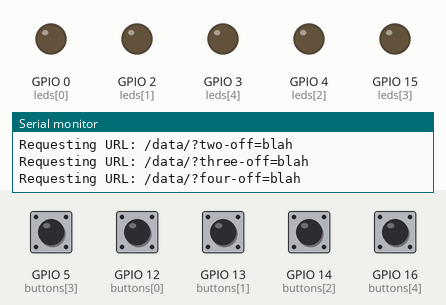
Simulated run of this sketch. Board: ESP8266 (NodeMCU). Shown: output pins drawn as LEDs (lit = HIGH), the last lines printed to the serial monitor. The test bench sets the inputs (shaded band); at power-on: GPIO 5 (buttons[3]), GPIO 12 (buttons[0]), GPIO 13 (buttons[1]), GPIO 14 (buttons[2]), GPIO 16 (buttons[4]) LOW. WiFi joins after 1.5 s; servers stay silent unless stated.

Above: at 7.7 s.
7.8 s: GPIO 5 (buttons[3]) pulled HIGH for 1.85 s
At 10.1 s:
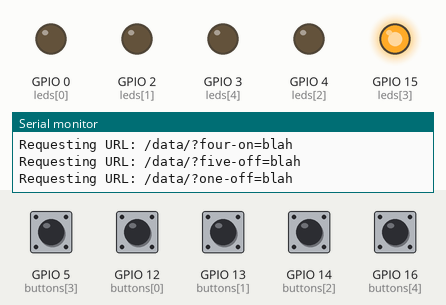
12.1 s: GPIO 13 (buttons[1]) pulled HIGH for 1.85 s
At 13.6 s:
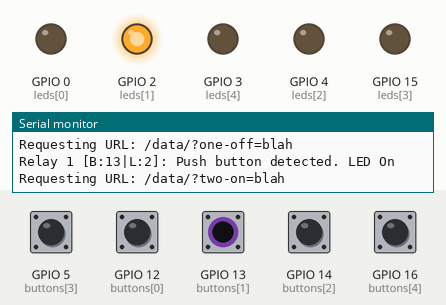
16.3 s: GPIO 14 (buttons[2]) pulled HIGH for 1.85 s
At 17.6 s:
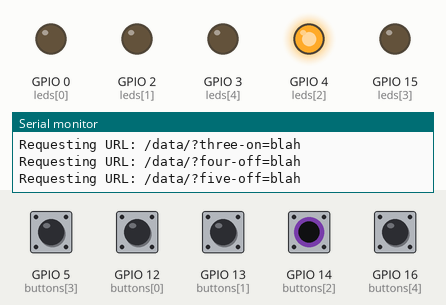
19.8 s: GPIO 12 (buttons[0]) pulled HIGH for 1.85 s
At 22.2 s:
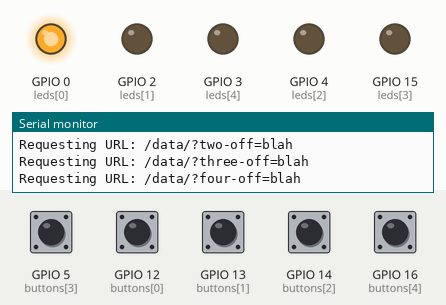
24.0 s: GPIO 16 (buttons[4]) pulled HIGH for 1.85 s
At 25.7 s:
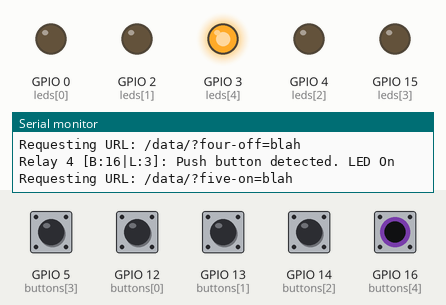
28.4 s: GPIO 5 (buttons[3]) driven HIGH and GPIO 12 (buttons[0]) driven HIGH and GPIO 13 (buttons[1]) driven HIGH and GPIO 14 (buttons[2]) driven HIGH and GPIO 16 (buttons[4]) driven HIGH
At 30.9 s:
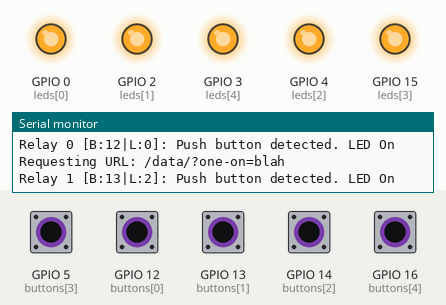
Timing chart, 0 to 32.3 s (numbered marks = the images above; inputs shaded):
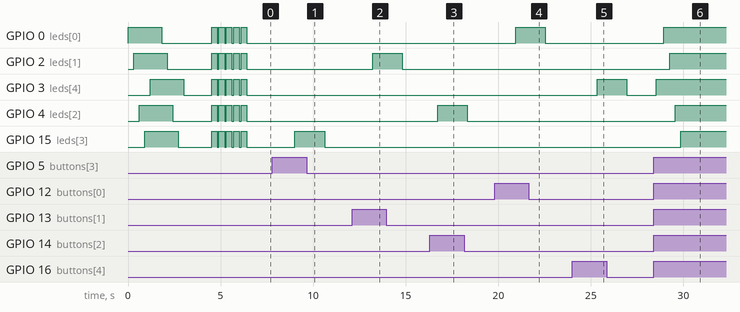

The sketch:

esp8266client.ino
```cpp
#include <ESP8266WiFi.h>

/*
 * https://techtutorialsx.com/2016/10/03/esp8266-setting-a-simple-http-webserver/
 * https://techtutorialsx.com/2017/03/26/esp8266-webserver-accessing-the-body-of-a-http-request/
 * This is the client (transmitter) device. It connects to the 24VAC relays which connect
 * to the irrigation controller.
 * See full project on: www.makeitbreakitfixit.com
 */

const char *ssid = "irrigatorfi";
const char *password = "chooseabetterpass4SECURITY";

const int led = 5;     // LED pin
const int button = 16; // push button is connected

const int leds[] = {0, 2, 4, 15, 3}; // pins the LEDs sit on to indicate when relay is triggered
const int buttons[] = {12, 13, 14, 5, 16}; // pins the relays sit on
const String messages[] = {"one", "two", "three", "four", "five"}; // messages to send to Receiver for each relay
const int numOfButtons = (sizeof(buttons) / sizeof(int)); // this is how you get size of the array itself
bool pressed = false; // hold state of button press
int counter = 0; // Count number of failed connection attempts to HTTP srv

void setup() {
  Serial.begin(115200);
  delay(10);
  for (int i = 0; i < numOfButtons; i++) {
    pinMode(leds[i], OUTPUT);   // declare LED as output
    pinMode(buttons[i], INPUT); // declare push button as input
    digitalWrite(leds[i], HIGH);
    delay(300);
  }
  for (int x = 0; x < numOfButtons; x++) {
    delay(300);
    digitalWrite(leds[x], LOW);
  }
  Serial.println("\nSTARTING...");
  connectToESP();
}

void loop() {
  for (int i = 0; i < numOfButtons; i++) {
    pressed = readButtons(i); // find out if button was pressed
    if (pressed == true) {
      digitalWrite(leds[i], HIGH);
      talkToServer(String(messages[i]) + "-on");
    } else {
      digitalWrite(leds[i], LOW);
      talkToServer(String(messages[i]) + "-off");
    }
  }
  delay(100);
}

///////////////////////////////////////////////////////////////////////////////////////

boolean readButtons(int x) {
  int butState = digitalRead(buttons[x]);
  if (butState == HIGH) {
    delay(2);
    if (butState == HIGH) { // ensure not a false positive
      Serial.println("Relay "+String(x)+" [B:"+buttons[x]+"|L:"+leds[x]+"]: Push button detected. LED On");
      return true;
    }
  }
  return false;
}

void talkToServer(String msg) {

  // Use WiFiClient class to create TCP connections
  WiFiClient client;
  const char * host = "192.168.4.1";
  const int httpPort = 80;

  if (!client.connect(host, httpPort)) {
    counter++;
    if (counter >= 200) {
      Serial.println();
      Serial.print("Reconnecting...\n");
      connectToESP();
      counter = 0;
    }
    Serial.println("Connection failed");
    return;
  }

  // We now create a URI for the request
  String url = "/data/";
  url += "?" + msg + "=";
  url += "blah";

  Serial.print("Requesting URL: ");
  Serial.println(url);

  // This will send the request to the server
  client.print(String("GET ") + url + " HTTP/1.1\r\n" +
               "Host: " + host + "\r\n" +
               "Connection: close\r\n\r\n");
  delay(100);
  //unsigned long timeout = millis();
  //while (client.available() == 0) {
  //  if (millis() - timeout > 5000) {
  //    Serial.println(">>> Client Timeout !");
  //    client.stop();
  //    return;
  //  }
  //}
  //Serial.println("Closing connection");
}

void connectToESP() {
    // We start by connecting to a WiFi network
  Serial.print("Connecting to ");
  Serial.println(ssid);

  /* Explicitly set the ESP8266 to be a WiFi-client, otherwise, it by default,
     would try to act as both a client and an access-point and could cause
     network-issues with your other WiFi-devices on your WiFi-network. */
  WiFi.mode(WIFI_STA);
  WiFi.begin(ssid, password);

  while (WiFi.status() != WL_CONNECTED) {
    delay(500);
    Serial.print(".");
  }

  Serial.println("");
  Serial.println("WiFi connected");
  Serial.println("IP address: ");
  Serial.println(WiFi.localIP());
  for (int x = 0; x < 5; x++) { // flash LEDs to indicate connected to Receiver
  for (int i = 0; i < numOfButtons; i++) {
    digitalWrite(leds[i], HIGH);
  }
  delay(300);
  for (int i = 0; i < numOfButtons; i++) {
    digitalWrite(leds[i], LOW);
  }
  delay(100);
}

}
```

Measured:
- after the input at 7.8 s, GPIO 15 (leds[3]): LOW → HIGH after 1.2 s, → LOW 1.6 s later
- after the input at 12.1 s, GPIO 2 (leds[1]): LOW → HIGH after 1.1 s, → LOW 1.6 s later
- after the input at 16.3 s, GPIO 4 (leds[2]): LOW → HIGH after 0.43 s, → LOW 1.6 s later
- after the input at 19.8 s, GPIO 0 (leds[0]): LOW → HIGH after 1.1 s, → LOW 1.6 s later
- after the input at 24.0 s, GPIO 3 (leds[4]): LOW → HIGH after 1.3 s, → LOW 1.6 s later
- after the input at 28.4 s, GPIO 0 (leds[0]): LOW → HIGH after 0.55 s; GPIO 2 (leds[1]): LOW → HIGH after 0.85 s; GPIO 3 (leds[4]): LOW → HIGH after 0.14 s; GPIO 4 (leds[2]): LOW → HIGH after 1.2 s; GPIO 15 (leds[3]): LOW → HIGH after 1.5 s
